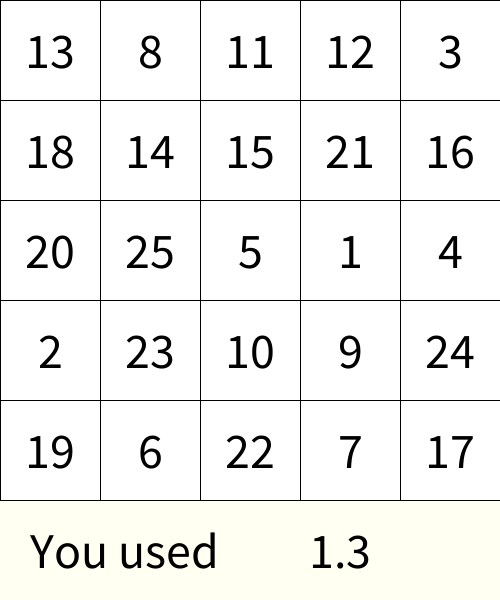
Frame 1 (no input)
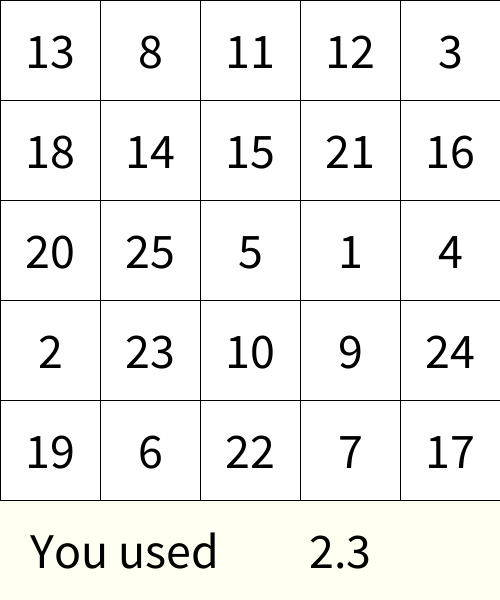
Frame 60 (the mouse pressed at the canvas centre just before this capture)
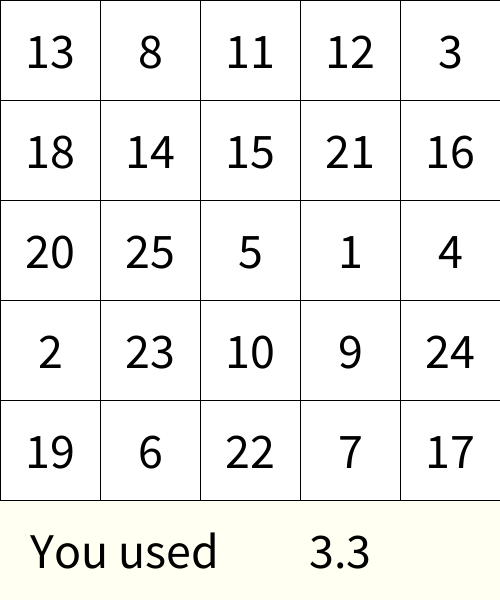
Frame 120 (the mouse held since frame 60 and released just before this capture)

The Processing sketch that drew these frames (run headless with seeded random() and noise(); from frame 60 on, the mouse is pressed at the canvas centre):

// Processing sketch: week06_9_schulte_table09_anti_crash_shuffle
// ── week06_9_schulte_table09_anti_crash_shuffle.pde
//week06_9_schulte_table09_anti_crash_shuffle
int [][] table = new int[5][5];
void setup() {
  size(500, 600);
  textSize(50);
  textAlign(CENTER, CENTER);
  int [] numbers = {1,2,3,4,5,6,7,8,9,10,11,12,13,14,15,16,17,18,19,20,21,22,23,24,25};  for (int i = numbers.length - 1; i>0; i--) {
    int j = int(random(i+1));
    int temp = numbers[i];
    numbers[i] = numbers[j];
    numbers[j] = temp;
  }
  int index=0;
  for (int i=0; i<5; i++) {
    for (int j=0; j<5; j++) {
      table[i][j] = numbers[index++];
    }
  }
  startT = millis();
}
int startT = 0;
int [][] pressed = new int[5][5];
void draw() {
  background(#FFFFF2);
  for (int i=0; i<5; i++) {
    for (int j=0; j<5; j++) {
      if (pressed[i][j]==1) fill(128);
      else fill(255);
      rect(j*100, i*100, 100, 100);
      fill(0);
      text(""+table[i][j], 50+j*100, 50+i*100);
    }
  }
  text("You used         "+millis()/1000+"."+millis()/100%10, 200, 550);
}
int want = 1;
void mousePressed(){
  int i = mouseY/100, j = mouseX/100;
  if (i >= 0 && i<5 && j>=0 && j<5) {
    if (table[i][j] == want) {
      pressed[i][j] = 1;
      want++;
    }
  }
}
